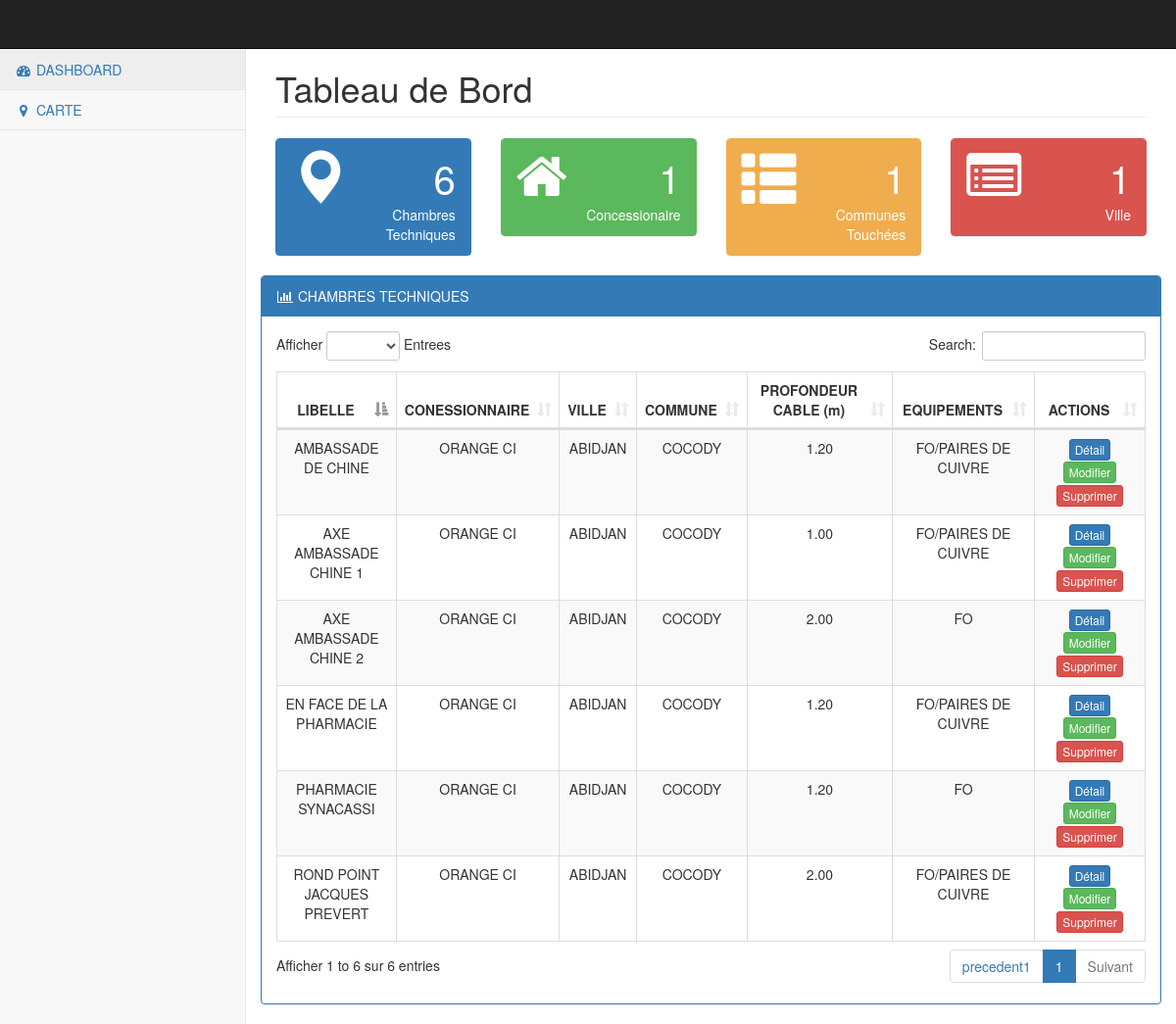
/dashboard/, run on the app's committed database.
### chambres/models.py (models this page shows, shortened)
class Locale(models.Model):
    Equipement = (
        ('FO_CUIVRE', 'FO/PAIRES DE CUIVRE'),
        ('FO', 'FO')
    )
    commune = models.ForeignKey(Commune, on_delete=models.CASCADE)
    concessionnaire = models.ForeignKey(Concessionaire, on_delete=models.CASCADE)
    libelle = models.CharField(max_length=255)
    type_equipement = models.CharField(max_length=50, choices=Equipement, default='CUIVRE')
    profondeur_cable = models.DecimalField(max_digits=5, decimal_places=2, null=True, blank=True)
    latitude = models.CharField(max_length=10, null=True, blank=True)
    longitude = models.CharField(max_length=12, null=True, blank=True)
    chbre_proche = models.ForeignKey("locale", on_delete=models.CASCADE, blank=True, null=True,related_name="locale_proches")
    dtce_chambre_proche = models.DecimalField(max_digits=6, decimal_places=2, null=True, blank=True)
    class Meta:
        verbose_name_plural = "CHAMBRES TECHNIQUES"
        verbose_name = "chambre technique"
        ordering = ["libelle"]

class Concessionaire(models.Model):
    libelle = models.CharField(max_length=255)
    contacts = models.CharField(max_length=255)
    email = models.CharField(max_length=255, blank=True, null=True)
    adresse = models.CharField(max_length=255, blank=True, null=True)
    site_internet = models.CharField(max_length=255, blank=True, null=True)
    def __str__(self):
        return ("%s") %(self.libelle)
    class Meta:
        verbose_name_plural = "CONCESSIONNAIRES"
        verbose_name = "concessionaire"
        ordering = ["libelle"]

class Commune(models.Model):
    ville = models.ForeignKey(Ville, on_delete=models.CASCADE)
    libelle = models.CharField(max_length=255)
    class Meta:
        verbose_name_plural = "COMMUNES"
        verbose_name = "commune"
        ordering = ["libelle"]

class Ville(models.Model):
    libelle = models.CharField(max_length=255)
    class Meta:
        verbose_name_plural = "VILLES"
        verbose_name = "villes"
        ordering = ["libelle"]

### chambres/views.py (the view)
# urls.py: path('dashboard/', dashboard, name="dashboard"),
def dashboard(request):
    chambres = Locale.objects.all().order_by('libelle')
    nb_chambres = chambres.count()
    nb_concessionnaires = Concessionaire.objects.all().count()
    nb_ville = Ville.objects.all().count()
    nb_commune = Commune.objects.all().count()
    context = {
        'chambres': chambres,
        'nb_chambres': nb_chambres,
        'nb_concessionnaires': nb_concessionnaires,
        'nb_ville': nb_ville,
        'nb_commune': nb_commune,
    }
    return render(request, 'chambres/dashboad.html', context)

### chambres/templates/chambres/dashboad.html (shortened to what this page needs)
{% extends 'base.html' %}
{% load static %}
{% load humanize %}
{% block content %}
    <div id="wrapper">
        {% include '_partials/nav.html' %}
        <div id="page-wrapper">
            <div class="container-fluid">
                <div class="row">
                    <div class="col-lg-12">
                        <h1 class="page-header">Tableau de Bord</h1>
                    </div>
                </div>
                <div class="row">
                   <div class="col-lg-4 col-md-offset-4">
                    </div>
                </div>
                <div class="row">
                    <div class="col-lg-3 col-md-6">
                        <div class="panel panel-primary">
                            <div class="panel-heading">
                                <div class="row">
                                    <div class="col-xs-3">
                                        <i class="glyphicon glyphicon-map-marker fa-4x"></i>
                                    </div>
                                    <div class="col-xs-9 text-right">
                                        <div class="huge">{{ nb_chambres|intcomma  }}</div>
                                        <div>Chambres Techniques</div>
                                    </div>
                                </div>
                            </div>
                        </div>
                    </div>
                    <div class="col-lg-3 col-md-6">
                        <div class="panel panel-green">
                            <div class="panel-heading">
                                <div class="row">
                                    <div class="col-xs-3">
                                        <i class="fa fa-home fa-4x"></i>
                                    </div>
                                    <div class="col-xs-9 text-right">
                                        <div class="huge">{{ nb_concessionnaires|intcomma }}</div>
                                        <div>Concessionaire</div>
                                    </div>
                                </div>
                            </div>
                        </div>
                    </div>
                    <div class="col-lg-3 col-md-6">
                        <div class="panel panel-yellow">
                            <div class="panel-heading">
                                <div class="row">
                                    <div class="col-xs-3">
                                        <i class="glyphicon glyphicon-th-list fa-4x"></i>
                                    </div>
                                    <div class="col-xs-9 text-right">
                                        <div class="huge">{{ nb_commune | intcomma }}</div>
                                        <div>Communes Touchées</div>
                                    </div>
                                </div>
                            </div>
                        </div>
                    </div>
                    <div class="col-lg-3 col-md-6">
                        <div class="panel panel-red">
                            <div class="panel-heading">
                                <div class="row">
                                    <div class="col-xs-3">
                                        <i class="fa fa-list-alt fa-4x"></i>
                                    </div>
                                    <div class="col-xs-9 text-right">
                                        <div class="huge">{{ nb_ville | intcomma }}</div>
                                        <div>Ville</div>
                                    </div>
                                </div>
                            </div>
                        </div>
                    </div>
                </div>
            </div>
            <div class="row">
                <div class="col-lg-12">
                    <div class="panel panel-primary">
                        <div class="panel-heading">
                            <i class="fa fa-bar-chart-o fa-fw"></i> CHAMBRES TECHNIQUES
                        </div>
                        <div class="panel-body">
                            <div class="table-responsive">
                                <table class="table table-striped table-bordered table-hover" id="dataTables-example">
                                    <thead>
                                        <tr>
                                            <th class="text-center">LIBELLE</th>
                                            <th class="text-center">CONESSIONNAIRE</th>
                                            <th class="text-center">VILLE</th>
                                            <th class="text-center">COMMUNE</th>
                                            <th class="text-center">PROFONDEUR CABLE (m)</th>
                                            <th class="text-center">EQUIPEMENTS</th>
                                            <th style="text-align: center">ACTIONS</th>
                                        </tr>
                                    </thead>
                                    <tbody>
                                        {% for c in chambres %}
                                            <tr class="odd gradeX text-center">
                                                <td>{{ c.libelle }}</td>
                                                <td>{{ c.concessionnaire }}</td>
                                                <td>{{ c.commune.ville.libelle }}</td>
                                                <td class="center">{{ c.commune.libelle }}</td>
                                                <td class="center">{{ c.profondeur_cable }}</td>
                                                {% if c.type_equipement == "FO_CUIVRE" %}
                                                    <td class="center">FO/PAIRES DE CUIVRE</td>
                                                {% else %}
                                                    <td class="center">FO</td>
                                                {% endif %}
                                                <td class="center">
                                                    <a href="" class="btn btn-primary btn-xs">Détail</a>
                                                    <a href="" class="btn btn-success btn-xs">Modifier</a>
                                                    <a href="" class="btn btn-danger btn-xs">Supprimer</a>
                                                </td>
                                            </tr>
                                        {% endfor %}
                                    </tbody>
                                </table>
                            </div>
                        </div>
                    </div>
                </div>
            </div>
        </div>
    </div>
{% endblock %}

### templates/base.html (shortened to what this page needs)
{% load static %}
<!DOCTYPE html>
<html lang="en">
    <head>
        {% include '_partials/css.html' %}
    </head>
    <body>
        {% block content %}
        {% endblock %}
    </body>
</html>

### templates/_partials/css.html (shortened to what this page needs)
{% load static %}
<link href="{% static 'css/bootstrap.min.css' %}" rel="stylesheet">
<link href="{% static 'css/metisMenu.min.css' %}" rel="stylesheet">
<link href="{% static 'css/timeline.css' %}" rel="stylesheet">
<link href="{% static 'css/startmin.css' %}" rel="stylesheet">
<link href="{% static 'css/dataTables/dataTables.bootstrap.css' %}" rel="stylesheet">
<link href="{% static 'css/dataTables/dataTables.responsive.css' %}" rel="stylesheet">
<link href="{% static 'css/font-awesome.min.css' %}" rel="stylesheet" type="text/css">

### templates/_partials/nav.html (shortened to what this page needs)
{% load static %}
<nav class="navbar navbar-inverse navbar-fixed-top" role="navigation">
    {% include '_partials/sidebar.html' %}
</nav>

### templates/_partials/sidebar.html
{% load static %}
<div class="navbar-default sidebar" role="navigation">
    <div class="sidebar-nav navbar-collapse">
        <ul class="nav" id="side-menu">
            <li>
                <a href="{% url 'chambres:dashboard' %}" class="active"><i class="fa fa-dashboard fa-fw"></i> DASHBOARD</a>
            </li>
            <li>
                <a href="{% url 'chambres:localisation' %}" target="_blank"><i class="fa fa-map-marker fa-fw"></i> CARTE</a>
            </li>
        </ul>
    </div>
</div>

### templates/_partials/js.html (shortened to what this page needs)
{% load static %}

### static/css/startmin.css (style rules this page uses)
body { background-color: #f8f8f8; }
#wrapper { width: 100%; }
#page-wrapper { padding-top: 30px; min-height: 568px; background-color: #fff; }
@media (min-width:768px) { #page-wrapper { position: inherit; margin-left: 250px; padding: 30px 15px 0 15px; border-left: 1px solid #e7e7e7; } }
.sidebar .sidebar-nav.navbar-collapse { padding-right: 0; padding-left: 0; }
.sidebar ul li { border-bottom: 1px solid #e7e7e7; }
.sidebar ul li a.active { background-color: #eee; }
@media (min-width:768px) { .sidebar { z-index: 1; position: absolute; width: 250px; margin-top: 51px; } }
table.dataTable thead .sorting, table.dataTable thead .sorting_asc, table.dataTable thead .sorting_desc, table.dataTable thead .sorting_asc_disabled, table.dataTable thead .sorting_desc_disabled { background: 0 0; }
table.dataTable thead .sorting_asc:after { content: "\f0de"; float: right; font-family: fontawesome; }
table.dataTable thead .sorting:after { content: "\f0dc"; float: right; font-family: fontawesome; color: rgba(50,50,50,.5); }
.huge { font-size: 40px; }
.panel-green { border-color: #5cb85c; }
.panel-green .panel-heading { border-color: #5cb85c; color: #fff; background-color: #5cb85c; }
.panel-red { border-color: #d9534f; }
.panel-red .panel-heading { border-color: #d9534f; color: #fff; background-color: #d9534f; }
.panel-yellow { border-color: #f0ad4e; }
.panel-yellow .panel-heading { border-color: #f0ad4e; color: #fff; background-color: #f0ad4e; }

### data on the page
Locale: libelle "AMBASSADE DE CHINE", concessionnaire "ORANGE CI", commune.ville.libelle "ABIDJAN", commune.libelle "COCODY", profondeur_cable "1.20", type_equipement "FO/PAIRES DE CUIVRE"
Locale: libelle "AXE AMBASSADE CHINE 1", concessionnaire "ORANGE CI", commune.ville.libelle "ABIDJAN", commune.libelle "COCODY", profondeur_cable "1.00", type_equipement "FO/PAIRES DE CUIVRE"
Locale: libelle "AXE AMBASSADE CHINE 2", concessionnaire "ORANGE CI", commune.ville.libelle "ABIDJAN", commune.libelle "COCODY", profondeur_cable "2.00", type_equipement "FO"
Locale: libelle "EN FACE DE LA PHARMACIE", concessionnaire "ORANGE CI", commune.ville.libelle "ABIDJAN", commune.libelle "COCODY", profondeur_cable "1.20", type_equipement "FO/PAIRES DE CUIVRE"
Locale: libelle "PHARMACIE SYNACASSI", concessionnaire "ORANGE CI", commune.ville.libelle "ABIDJAN", commune.libelle "COCODY", profondeur_cable "1.20", type_equipement "FO"
Locale: libelle "ROND POINT JACQUES PREVERT", concessionnaire "ORANGE CI", commune.ville.libelle "ABIDJAN", commune.libelle "COCODY", profondeur_cable "2.00", type_equipement "FO/PAIRES DE CUIVRE"

### other printed values
{{ nb_chambres|intcomma }} "6"
{{ nb_concessionnaires|intcomma }} "1"
{{ nb_commune | intcomma }} "1"
{{ nb_ville | intcomma }} "1"
